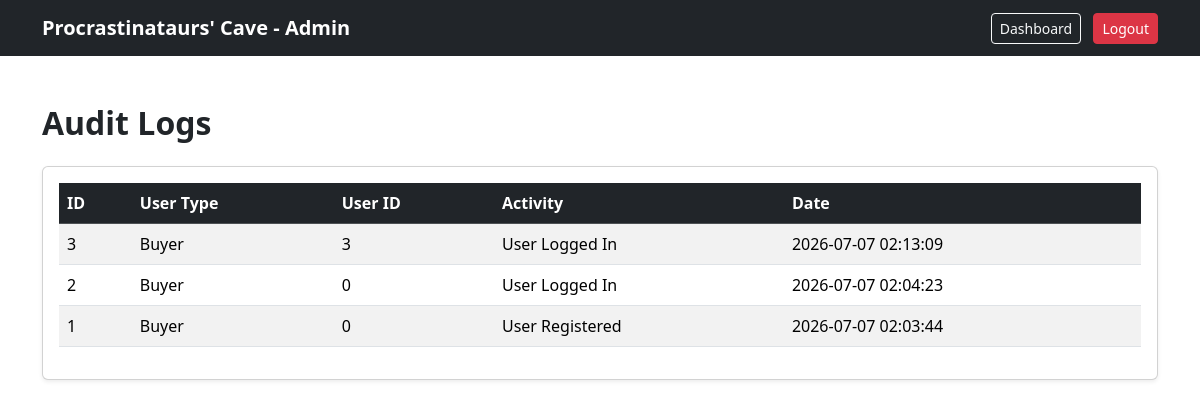
Screenshot of /admin/audit_logs.php (signed in) with the database file from the repository.
### tables this page shows
CREATE TABLE `audit_logs` (
  `log_id` int(11) NOT NULL,
  `user_type` enum('Admin','Buyer') NOT NULL,
  `user_id` int(11) NOT NULL,
  `activity` varchar(255) NOT NULL,
  `created_at` timestamp NOT NULL DEFAULT current_timestamp()
);

### admin/audit_logs.php (the view, shortened to what this page needs)
<?php
require_once '../includes/db.php';
$sql = "SELECT * FROM audit_logs ORDER BY log_id DESC";
$result = mysqli_query($conn, $sql);
?>
<!DOCTYPE html>
<html lang="en">
<head>
    <link href="https://cdn.jsdelivr.net/npm/bootstrap@5.3.7/dist/css/bootstrap.min.css" rel="stylesheet">
</head>
<body>
<nav class="navbar navbar-dark bg-dark">
    <div class="container">
        <a class="navbar-brand fw-bold" href="dashboard.php">Procrastinataurs' Cave - Admin</a>
        <div>
            <a href="dashboard.php" class="btn btn-outline-light btn-sm me-2">Dashboard</a>
            <a href="logout.php" class="btn btn-danger btn-sm">Logout</a>
        </div>
    </div>
</nav>
<div class="container my-5">
    <h2 class="fw-bold mb-4">Audit Logs</h2>
    <div class="card shadow-sm">
        <div class="card-body table-responsive">
            <table class="table table-striped align-middle">
                <thead class="table-dark">
                    <tr>
                        <th>ID</th>
                        <th>User Type</th>
                        <th>User ID</th>
                        <th>Activity</th>
                        <th>Date</th>
                    </tr>
                </thead>
                <tbody>
                    <?php if ($result && mysqli_num_rows($result) > 0) { ?>
                        <?php while ($row = mysqli_fetch_assoc($result)) { ?>
                            <tr>
                                <td><?php echo $row['log_id']; ?></td>
                                <td><?php echo $row['user_type']; ?></td>
                                <td><?php echo $row['user_id']; ?></td>
                                <td><?php echo $row['activity']; ?></td>
                                <td><?php echo $row['created_at']; ?></td>
                            </tr>
                        <?php } ?>
                    <?php } else { ?>
                        <tr>
                            <td colspan="5" class="text-center">No audit logs found.</td>
                        </tr>
                    <?php } ?>
                </tbody>
            </table>
        </div>
    </div>
</div>
</body>
</html>

### rows the page displays
audit_logs: log_id "3", user_type "Buyer", user "3", activity "User Logged In", created_at "2026-07-07 02:13:09"
audit_logs: log_id "2", user_type "Buyer", user "0", activity "User Logged In", created_at "2026-07-07 02:04:23"
audit_logs: log_id "1", user_type "Buyer", user "0", activity "User Registered", created_at "2026-07-07 02:03:44"
